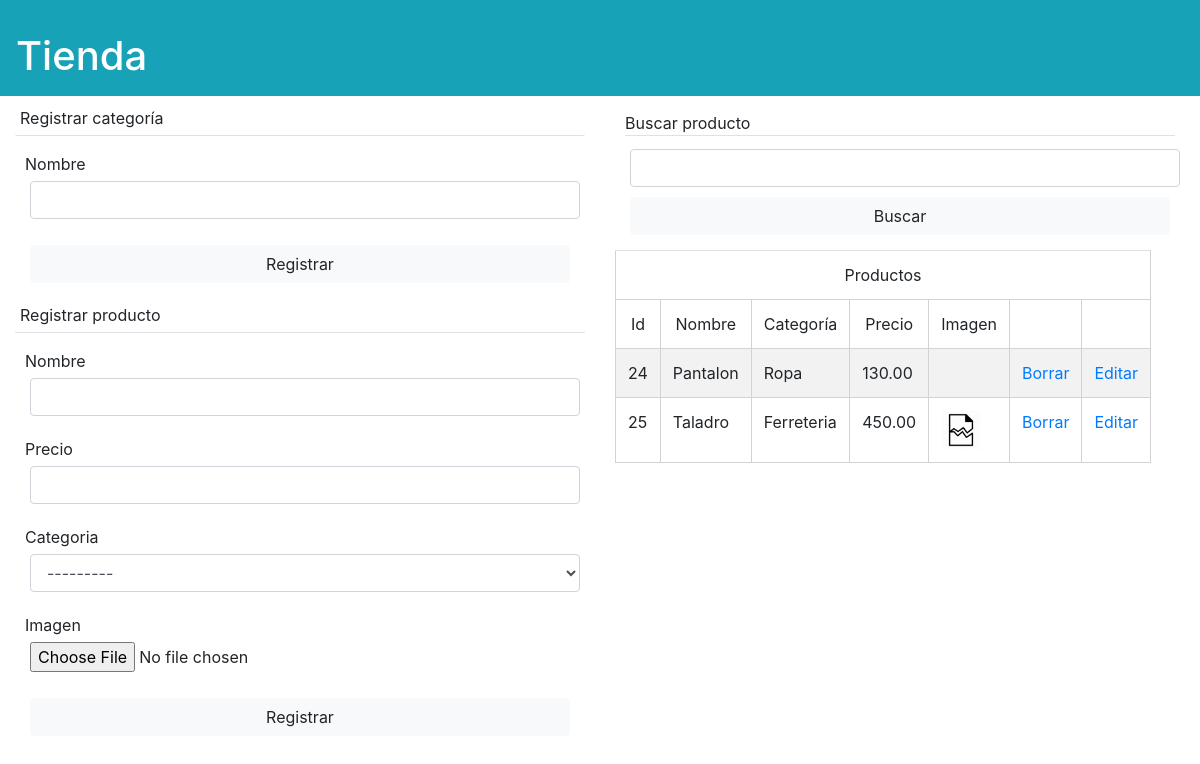
Page /tienda/ on the earlier database version.
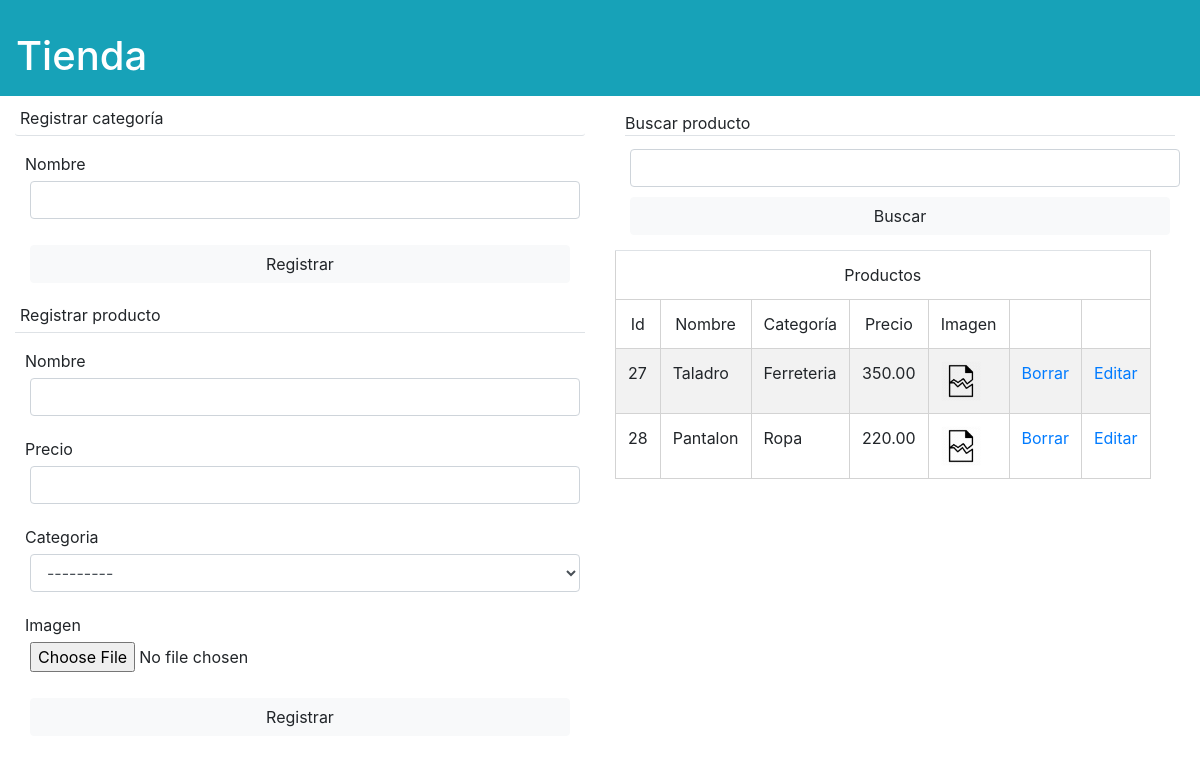
Same page on the later database version.
### tienda/models.py (models this page shows, shortened)
class Producto(models.Model):
    nombre = models.CharField(max_length=100)
    precio = models.DecimalField(max_digits=10, decimal_places=2)
    categoria = models.ForeignKey(Categoria, on_delete=models.CASCADE)
    imagen = models.FileField(null=True, blank=True, upload_to='media')

class Categoria(models.Model):
    nombre = models.CharField(max_length=100)
    def __str__(self):
        return self.nombre

### tienda/views.py (the view, shortened to what this page needs)
# urls.py: path('', views.index, name='index'),
def index(request):
    productos = Producto.objects.all()
    formProducto = FormProducto()
    formCategoria = FormCategoria()
    context = {
        "productos": productos,
        "form_categoria": formCategoria,
        "form_producto": formProducto,
    }
    return render(request, 'tienda/tienda.html', context=context)

### tienda/forms.py
class FormCategoria(forms.ModelForm):
    class Meta:
        model =  Categoria
        fields = ['nombre']

class FormProducto(forms.ModelForm):
    class Meta:
        model = Producto
        fields = ['nombre', 'categoria', 'precio', 'imagen']

### templates/tienda/tienda.html (shortened to what this page needs)
{% extends 'base.html' %}
{% load static widget_tweaks %}
{% block head %}
{% load static %}
<link rel="stylesheet" href="{% static 'css/tienda.css' %}">
{% endblock %}
{% block content %}
<nav class="navbar navbar-light navbar-expand-lg bg-info text-white">
    <h1>Tienda</h1>
</nav>
<div class="container-fluid" id="main">
    <div class="row">
        <div id="registros" class="col col-md-6">
            <div>
                <p class="rounded-sm border-bottom">Registrar categoría</p>
                <form action="{% url 'index'%}" method="POST">
                    <div class="form-group">
                        {{ form_categoria.nombre.label }}
                        {% render_field form_categoria.nombre class='form-control' %}
                    </div>
                    <input type="submit" class="btn btn-light" value="Registrar" name="submit_categoria">
                </form>
            </div>
            <div class="">
                <p class="border-bottom">Registrar producto</p>
                <form action="{% url 'index'%}" method="POST" enctype="multipart/form-data">
                    <div class="form-group">
                        {{ form_producto.nombre.label }}
                        {% render_field form_producto.nombre class='form-control' %}
                    </div>
                    <div class="form-group">
                        {{ form_producto.precio.label }}
                        {% render_field form_producto.precio class='form-control' %}
                    </div>
                    <div class="form-group">
                        {{ form_producto.categoria.label }}
                        {% render_field form_producto.categoria class='form-control' %}
                    </div>
                    <div class="form-group">
                        {{ form_producto.imagen.label }}<br />
                        {% render_field form_producto.imagen %}
                    </div>
                    <input type="submit" class="btn btn-light" value="Registrar" name="submit_producto">
                </form>
            </div>
        </div>
        <div class="col-sm-6 col-md">
            <form action="" class="">
                <label class="border-bottom">Buscar producto</label>
                <input type="search" class="form-control" name="busqueda">
                <input type="submit" class="btn btn-light" value="Buscar">
            </form>
            <table class="table table-striped w-auto table-responsive-sm table-responsive-md table-hover">
                <thead class="text-center ">
                    <tr>
                        <td colspan="7">Productos</td>
                    </tr>
                    <tr>
                        <td>Id</td>
                        <td>Nombre</td>
                        <td>Categoría</td>
                        <td>Precio</td>
                        <td>Imagen</td>
                        <td></td>
                        <td></td>
                    </tr>
                </thead>
                <tbody>
                    {% for producto in productos %}
                    <tr>
                        <td>{{ producto.id }}</td>
                        <td>{{ producto.nombre }}</td>
                        <td>{{ producto.categoria }}</td>
                        <td>{{ producto.precio }}</td>
                        <td><img src="../media/{{producto.imagen}}" height="40vw" alt=""></td>
                        <td><a href="{% url 'borrar' producto.id %}">Borrar</a></td>
                        <td><a href="{% url 'editar' producto.id %}">Editar</a></td>
                    </tr>
                    {% endfor %}
                </tbody>
            </table>
        </div>
    </div>
</div>
{% endblock %}

Differences in the rows shown:
removed Producto: id "24", nombre "Pantalon", categoria "Ropa", precio "130.00"
removed Producto: id "25", nombre "Taladro", categoria "Ferreteria", precio "450.00", imagen (picture)
added Producto: id "27", nombre "Taladro", categoria "Ferreteria", precio "350.00", imagen (picture)
added Producto: id "28", nombre "Pantalon", categoria "Ropa", precio "220.00", imagen (picture)
